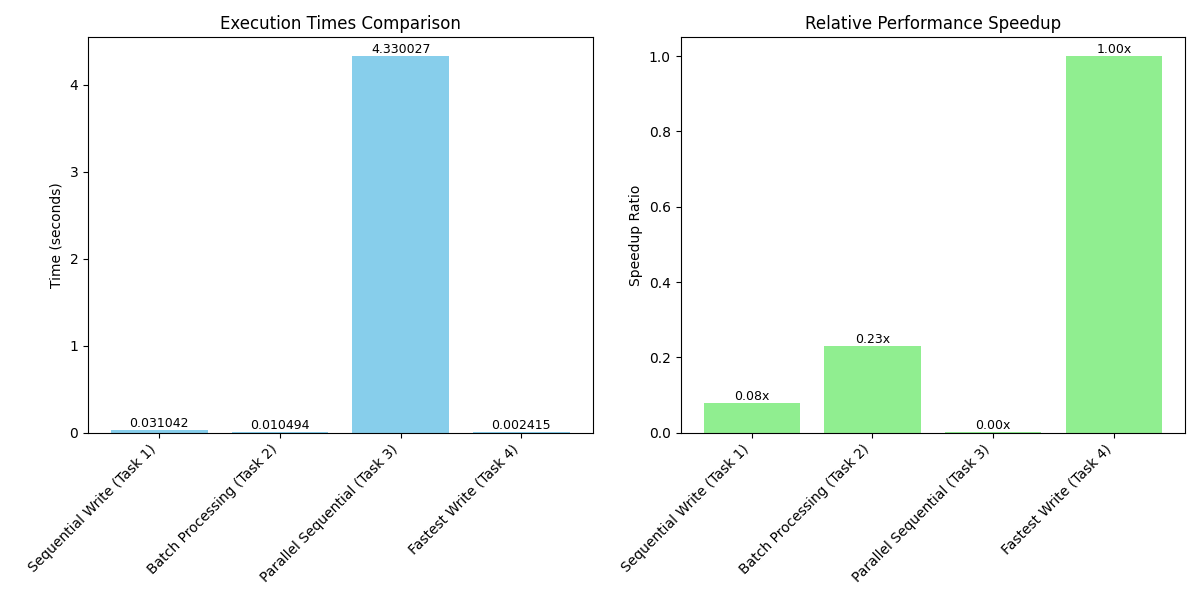

Reproduce this figure in Python.
import os
import time
import shutil
import multiprocessing
import statistics
from concurrent.futures import ProcessPoolExecutor

import matplotlib.pyplot as plt

def clean_companies_file(input_file, clean_file):
    """
    Clean the companies file by removing quotes and extra whitespaces
    """
    with open(input_file, 'r') as infile, open(clean_file, 'w') as outfile:
        for line in infile:
            # Remove quotes and strip whitespaces
            cleaned_line = line.strip().strip('"').strip()
            if cleaned_line:  # Only write non-empty lines
                outfile.write(cleaned_line + '\n')

def task1_sequential_write(clean_file, output_file):
    """
    Task 1: Sequential writing of companies to a new file
    """
    start_time = time.perf_counter()
    
    with open(clean_file, 'r') as infile, open(output_file, 'w') as outfile:
        for line in infile:
            outfile.write(line.strip() + '\n')
    
    end_time = time.perf_counter()
    return max(end_time - start_time, 0.000001)  # Ensure non-zero time

def task2_batch_write(clean_file, output_file, batch_size=1000):
    """
    Task 2: Batch processing write
    """
    start_time = time.perf_counter()
    
    with open(clean_file, 'r') as infile, open(output_file, 'w') as outfile:
        batch = []
        for line in infile:
            batch.append(line.strip() + '\n')
            
            if len(batch) >= batch_size:
                outfile.writelines(batch)
                batch = []
        
        # Write any remaining lines
        if batch:
            outfile.writelines(batch)
    
    end_time = time.perf_counter()
    return max(end_time - start_time, 0.000001)  # Ensure non-zero time

def process_chunk(chunk):
    """
    Helper function for parallel processing
    """
    return [line.strip() + '\n' for line in chunk]

def task3_parallel_sequential_write(clean_file, output_file):
    """
    Task 3: Parallel processing while maintaining original sequence
    """
    start_time = time.perf_counter()
    
    # Read all lines
    with open(clean_file, 'r') as f:
        lines = f.readlines()
    
    # Determine number of processes
    num_processes = min(multiprocessing.cpu_count(), len(lines))
    
    # Split lines into chunks
    chunk_size = len(lines) // num_processes
    chunks = [lines[i:i+chunk_size] for i in range(0, len(lines), chunk_size)]
    
    # Process chunks in parallel
    with ProcessPoolExecutor(max_workers=num_processes) as executor:
        processed_chunks = list(executor.map(process_chunk, chunks))
    
    # Write processed chunks maintaining original sequence
    with open(output_file, 'w') as outfile:
        for chunk in processed_chunks:
            outfile.writelines(chunk)
    
    end_time = time.perf_counter()
    return max(end_time - start_time, 0.000001)  # Ensure non-zero time

def task4_fastest_write(clean_file, output_file):
    """
    Task 4: Fastest sequential write using efficient file operations
    """
    start_time = time.perf_counter()
    
    # Use efficient file copying
    shutil.copy2(clean_file, output_file)
    
    end_time = time.perf_counter()
    return max(end_time - start_time, 0.000001)  # Ensure non-zero time

def compare_performance(times):
    """
    Task 5: Compare performance using mathematical analysis and visualization
    """
    print("\nPerformance Analysis:")
    print("------------------------")
    
    # Basic statistics
    print(f"Mean Execution Time: {statistics.mean(times):.6f} seconds")
    print(f"Median Execution Time: {statistics.median(times):.6f} seconds")
    
    # Variance and Standard Deviation
    variance = statistics.variance(times)
    std_dev = statistics.stdev(times)
    print(f"Variance: {variance:.6f}")
    print(f"Standard Deviation: {std_dev:.6f}")
    
    # Relative Performance
    fastest_time = min(times)
    performance_ratios = [fastest_time / max(t, 0.000001) for t in times]
    
    print("\nRelative Performance:")
    task_names = [
        "Sequential Write (Task 1)", 
        "Batch Processing (Task 2)", 
        "Parallel Sequential (Task 3)", 
        "Fastest Write (Task 4)"
    ]
    
    for name, time_val, ratio in zip(task_names, times, performance_ratios):
        print(f"{name}: {time_val:.6f} seconds (Speedup: {ratio:.2f}x)")
    
    # Visualization
    visualize_performance(task_names, times, performance_ratios)

def visualize_performance(task_names, times, performance_ratios):
    """
    Create visualization of performance results
    """
    plt.figure(figsize=(12, 6))
    
    # Execution Times Bar Plot
    plt.subplot(1, 2, 1)
    plt.bar(task_names, times, color='skyblue')
    plt.title('Execution Times Comparison')
    plt.ylabel('Time (seconds)')
    plt.xticks(rotation=45, ha='right')
    
    # Add time values on top of each bar
    for i, time_val in enumerate(times):
        plt.text(i, time_val, f'{time_val:.6f}', 
                 ha='center', va='bottom', fontsize=9)
    
    # Performance Speedup Bar Plot
    plt.subplot(1, 2, 2)
    plt.bar(task_names, performance_ratios, color='lightgreen')
    plt.title('Relative Performance Speedup')
    plt.ylabel('Speedup Ratio')
    plt.xticks(rotation=45, ha='right')
    
    # Add speedup values on top of each bar
    for i, ratio in enumerate(performance_ratios):
        plt.text(i, ratio, f'{ratio:.2f}x', 
                 ha='center', va='bottom', fontsize=9)
    
    plt.tight_layout()
    plt.savefig('performance_analysis.png')
    plt.close()

def main():
    input_file = 'companies.txt'
    clean_file = 'companies_cleaned.txt'
    output_files = [
        'task1_output.txt',
        'task2_output.txt',
        'task3_output.txt',
        'task4_output.txt'
    ]
    
    # Clean the input file first
    clean_companies_file(input_file, clean_file)
    
    # Execute tasks and collect times
    times = [
        task1_sequential_write(clean_file, output_files[0]),
        task2_batch_write(clean_file, output_files[1]),
        task3_parallel_sequential_write(clean_file, output_files[2]),
        task4_fastest_write(clean_file, output_files[3])
    ]
    
    compare_performance(times)

if __name__ == "__main__":
    main()
